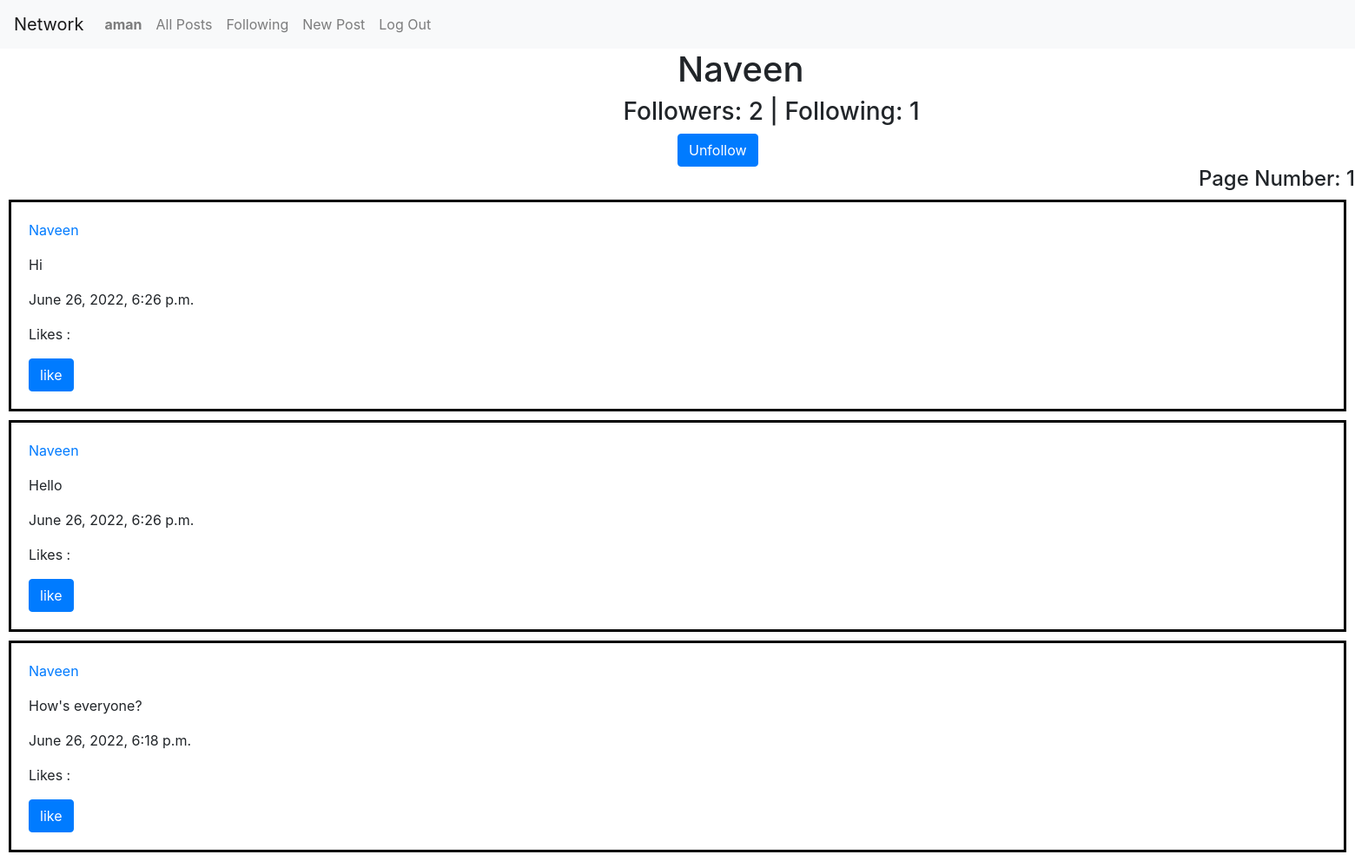
/profile/Naveen (signed in), run on the app's committed database.
### network/models.py (models this page shows, shortened)
class User(AbstractUser):
    followers = models.ManyToManyField("self", symmetrical=False, blank=True, related_name="following")

class Post(models.Model):
    creator =  models.ForeignKey('User', on_delete=PROTECT, default=None, related_name='post_creator' )
    Description = models.CharField(max_length=1064)
    timestamp = models.DateTimeField(default = timezone.now)
    liked_by = models.ManyToManyField('User', default=None, blank=True, related_name='post_likes')

### network/views.py (the view)
# urls.py: path("profile/<str:creator>", views.P, name="profile"),
def P(request, creator):
    user = request.user
    profile = User.objects.get(username = creator)
    posts = Post.objects.filter(creator = profile).order_by('-timestamp')
    profile_followers = profile.followers.all()
    profile_following = profile.following.all()
    followers_count = len(profile_followers)
    following_count = len(profile_following)
    if user in profile_followers:
        already_followed = True
    else:
        already_followed = False
    if request.method == "POST":
        if request.POST.get("button") == "Unfollow":
            profile.followers.remove(user)
        elif request.POST.get("button") == "Follow":
            profile.followers.add(user)
    paginator = Paginator(posts, 10)
    page_number = request.GET.get('page')
    page_obj = paginator.get_page(page_number)
    return render(request, "network/profile.html",{
         "posts": posts,
         "profile": profile,
         "followers": followers_count,
         "following": following_count,
         "already_followed": already_followed,
         'page_obj': page_obj,
     })

### network/templates/network/profile.html (shortened to what this page needs)
{% extends "network/layout.html" %}
{% load static %}
{% block body %}
<h1 style="text-align: centre;"> {{profile.username}}</h1>
<h3 style="text-align: centre;">Followers: {{followers}} | Following: {{following}} </h3>
{% if request.user.is_authenticated %}
  {% if request.user != profile %}
  {% if already_followed == True %}
        <form action="" method="POST">
            <button class="btn btn-primary" name="button" value="Unfollow" style="margin-left: 50%;">Unfollow</button>
        </form>
  {% else %}
        <form action="" method="POST">
            {% csrf_token %}
            <button class="btn btn-primary" name="button" value="Follow" style="margin-left: 50%;">Follow</button>
        </form>
  {% endif %}
{% endif %}
  {% endif %}
  <div class="Pages">
    <h4 style="text-align: right;">Page Number: {{page_obj.number}}</h4>
</div>
{% for post in page_obj %}
<div class="posts">
      <p> <a href="{% url 'profile' post.creator.username  %}">{{post.creator}}</p></a>
      <p id="pre"> {{post.Description}}</p>
      <p>{{post.timestamp}}</p>
      <p id="like-count -{{post.id}}">Likes :</p>
      {% if user.is_authenticated %}
      <div id="like-view-{{post.id}}" style="display: {% if user in post.liked_by.all %} none {% else %} block {% endif %}">
          <button class="btn btn-primary" value="like" onclick="like_post({{post.id}})" class="likeunlike" id="like-{{post.id}}">like</button>
      </div>
      {% endif %}
</div>
{% endfor%}
{% endblock %}

### network/templates/network/layout.html (shortened to what this page needs)
{% load static %}
<!DOCTYPE html>
<html lang="en">
    <head>
        <link rel="stylesheet" href="https://stackpath.bootstrapcdn.com/bootstrap/4.4.1/css/bootstrap.min.css">
        <link href="{% static 'network/styles.css' %}" rel="stylesheet">
    </head>
    <body>
        <nav class="navbar navbar-expand-lg navbar-light bg-light">
            <a class="navbar-brand" href="#">Network</a>
            <div>
              <ul class="navbar-nav mr-auto">
                {% if user.is_authenticated %}
                    <li class="nav-item">
                        <a class="nav-link" href="#"><strong>{{ user.username }}</strong></a>
                    </li>
                {% endif %}
                <li class="nav-item">
                  <a class="nav-link" href="{% url 'index' %}">All Posts</a>
                </li>
                {% if user.is_authenticated %}
                    <li class="nav-item">
                        <a class="nav-link" href="{% url 'following' %}">Following</a>
                    </li>
                    <li class="nav-item">
                        <a class="nav-link" href="{% url 'new' %}">New Post</a>
                    </li>
                    <li class="nav-item">
                        <a class="nav-link" href="{% url 'logout' %}">Log Out</a>
                    </li>
                {% endif %}
              </ul>
            </div>
          </nav>
        <div class="body">
            {% block body %}
            {% endblock %}
        </div>
    </body>
</html>

### network/static/network/styles.css (style rules this page uses)
h1 { position: relative; animation-name: move; animation-duration: 2s; animation-fill-mode: forwards; }
h3 { position: relative; animation-name: follow; animation-duration: 2s; animation-fill-mode: forwards; }
.posts { border: solid; border-color: black; padding: 20px; margin: 10px; }

### data on the page
User: username "aman"
User: username "Naveen"
Post: creator "Naveen", Description "Hi", timestamp "June 26, 2022, 6:26 p.m."
Post: creator "Naveen", Description "Hello", timestamp "June 26, 2022, 6:26 p.m."
Post: creator "Naveen", Description "How's everyone?", timestamp "June 26, 2022, 6:18 p.m."

### other printed values
{{ followers }} "2"
{{ following }} "1"
{{ page_obj.number }} "1"
